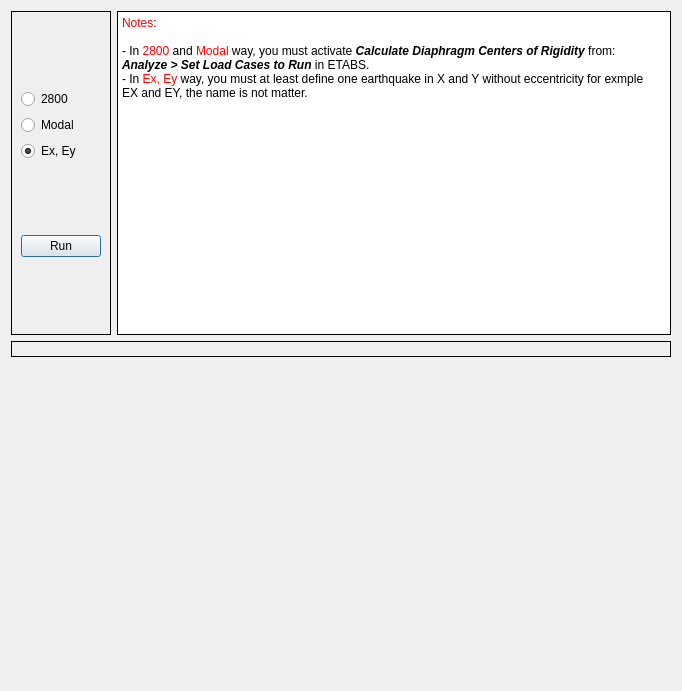
<?xml version="1.0" encoding="UTF-8"?>
<ui version="4.0">
 <class>story_stiffness</class>
 <widget class="QDialog" name="story_stiffness">
  <property name="geometry">
   <rect>
    <x>0</x>
    <y>0</y>
    <width>682</width>
    <height>691</height>
   </rect>
  </property>
  <property name="sizePolicy">
   <sizepolicy hsizetype="Fixed" vsizetype="Fixed">
    <horstretch>0</horstretch>
    <verstretch>0</verstretch>
   </sizepolicy>
  </property>
  <property name="font">
   <font>
    <family>Arial</family>
    <pointsize>9</pointsize>
    <weight>50</weight>
    <bold>false</bold>
   </font>
  </property>
  <property name="windowTitle">
   <string>Calculating Story Stiffness</string>
  </property>
  <layout class="QVBoxLayout" name="verticalLayout_2">
   <item>
    <layout class="QHBoxLayout" name="horizontalLayout">
     <item>
      <widget class="QFrame" name="frame">
       <property name="frameShape">
        <enum>QFrame::Box</enum>
       </property>
       <property name="frameShadow">
        <enum>QFrame::Plain</enum>
       </property>
       <layout class="QVBoxLayout" name="verticalLayout_3">
        <item>
         <layout class="QVBoxLayout" name="verticalLayout">
          <property name="sizeConstraint">
           <enum>QLayout::SetDefaultConstraint</enum>
          </property>
          <item>
           <widget class="QRadioButton" name="radio_button_2800">
            <property name="text">
             <string>2800</string>
            </property>
            <property name="checked">
             <bool>false</bool>
            </property>
           </widget>
          </item>
          <item>
           <widget class="QRadioButton" name="radio_button_modal">
            <property name="text">
             <string>Modal</string>
            </property>
           </widget>
          </item>
          <item>
           <widget class="QRadioButton" name="radio_button_earthquake">
            <property name="text">
             <string>Ex, Ey</string>
            </property>
            <property name="checked">
             <bool>true</bool>
            </property>
           </widget>
          </item>
         </layout>
        </item>
        <item>
         <widget class="QPushButton" name="run">
          <property name="text">
           <string>Run</string>
          </property>
          <property name="icon">
           <iconset resource="../civiltools.qrc">
            <normaloff>:/civiltools/images/run.svg</normaloff>:/civiltools/images/run.svg</iconset>
          </property>
          <property name="iconSize">
           <size>
            <width>60</width>
            <height>60</height>
           </size>
          </property>
         </widget>
        </item>
       </layout>
      </widget>
     </item>
     <item>
      <widget class="QTextBrowser" name="textBrowser">
       <property name="sizePolicy">
        <sizepolicy hsizetype="Expanding" vsizetype="Expanding">
         <horstretch>0</horstretch>
         <verstretch>0</verstretch>
        </sizepolicy>
       </property>
       <property name="frameShape">
        <enum>QFrame::Box</enum>
       </property>
       <property name="frameShadow">
        <enum>QFrame::Plain</enum>
       </property>
       <property name="verticalScrollBarPolicy">
        <enum>Qt::ScrollBarAlwaysOff</enum>
       </property>
       <property name="horizontalScrollBarPolicy">
        <enum>Qt::ScrollBarAlwaysOff</enum>
       </property>
       <property name="html">
        <string>&lt;!DOCTYPE HTML PUBLIC &quot;-//W3C//DTD HTML 4.0//EN&quot; &quot;http://www.w3.org/TR/REC-html40/strict.dtd&quot;&gt;
&lt;html&gt;&lt;head&gt;&lt;meta name=&quot;qrichtext&quot; content=&quot;1&quot; /&gt;&lt;style type=&quot;text/css&quot;&gt;
p, li { white-space: pre-wrap; }
&lt;/style&gt;&lt;/head&gt;&lt;body style=&quot; font-family:'Arial'; font-size:9pt; font-weight:400; font-style:normal;&quot;&gt;
&lt;p style=&quot; margin-top:0px; margin-bottom:0px; margin-left:0px; margin-right:0px; -qt-block-indent:0; text-indent:0px;&quot;&gt;&lt;span style=&quot; color:#ff0000;&quot;&gt;Notes&lt;/span&gt;:&lt;/p&gt;
&lt;p style=&quot;-qt-paragraph-type:empty; margin-top:0px; margin-bottom:0px; margin-left:0px; margin-right:0px; -qt-block-indent:0; text-indent:0px;&quot;&gt;&lt;br /&gt;&lt;/p&gt;
&lt;p style=&quot; margin-top:0px; margin-bottom:0px; margin-left:0px; margin-right:0px; -qt-block-indent:0; text-indent:0px;&quot;&gt;- In &lt;span style=&quot; color:#ff0000;&quot;&gt;2800&lt;/span&gt; and &lt;span style=&quot; color:#ff0000;&quot;&gt;Modal&lt;/span&gt; way, you must activate &lt;span style=&quot; font-weight:600; font-style:italic;&quot;&gt;Calculate Diaphragm Centers of Rigidity&lt;/span&gt; from:&lt;/p&gt;
&lt;p style=&quot; margin-top:0px; margin-bottom:0px; margin-left:0px; margin-right:0px; -qt-block-indent:0; text-indent:0px;&quot;&gt;&lt;span style=&quot; font-weight:600; font-style:italic;&quot;&gt;Analyze &amp;gt; Set Load Cases to Run&lt;/span&gt; in ETABS.&lt;/p&gt;
&lt;p style=&quot; margin-top:0px; margin-bottom:0px; margin-left:0px; margin-right:0px; -qt-block-indent:0; text-indent:0px;&quot;&gt;- In &lt;span style=&quot; color:#ff0000;&quot;&gt;Ex, Ey&lt;/span&gt; way, you must at least define one earthquake in X and Y without eccentricity for exmple&lt;/p&gt;
&lt;p style=&quot; margin-top:0px; margin-bottom:0px; margin-left:0px; margin-right:0px; -qt-block-indent:0; text-indent:0px;&quot;&gt;EX and EY, the name is not matter.&lt;/p&gt;&lt;/body&gt;&lt;/html&gt;</string>
       </property>
      </widget>
     </item>
    </layout>
   </item>
   <item>
    <widget class="QLabel" name="label">
     <property name="frameShape">
      <enum>QFrame::Box</enum>
     </property>
     <property name="frameShadow">
      <enum>QFrame::Plain</enum>
     </property>
     <property name="lineWidth">
      <number>1</number>
     </property>
     <property name="text">
      <string/>
     </property>
     <property name="pixmap">
      <pixmap resource="../civiltools.qrc">:/civiltools/images/calculate_center_of_rigidity.jpeg</pixmap>
     </property>
     <property name="alignment">
      <set>Qt::AlignCenter</set>
     </property>
    </widget>
   </item>
   <item>
    <spacer name="verticalSpacer">
     <property name="orientation">
      <enum>Qt::Vertical</enum>
     </property>
     <property name="sizeHint" stdset="0">
      <size>
       <width>20</width>
       <height>12</height>
      </size>
     </property>
    </spacer>
   </item>
  </layout>
 </widget>
 <resources>
  <include location="../civiltools.qrc"/>
 </resources>
 <connections/>
</ui>
